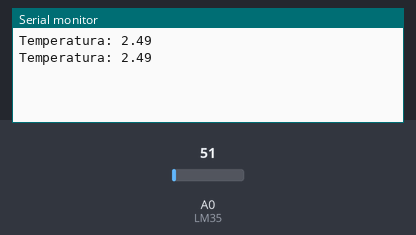
Recording of a sketch running on a simulated Arduino Uno, built with avr-gcc and run on an emulated ATmega328P. Shown: the last lines printed to the serial monitor. The inputs (shaded band) are chosen by the test bench; at power-on: A0 (LM35) = 51.

Above: at 2.8 s.
2.9 s: A0 (LM35) set to 61
At 4.3 s:
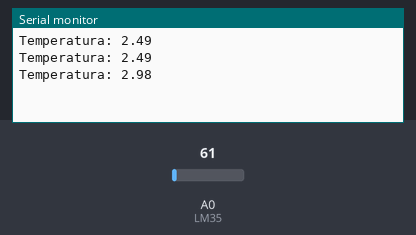
5.6 s: A0 (LM35) set to 71
At 7.1 s:
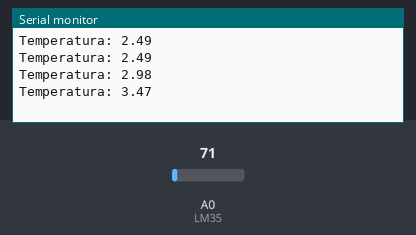
Timing chart, 0 to 8.6 s (numbered marks = the images above; inputs shaded):
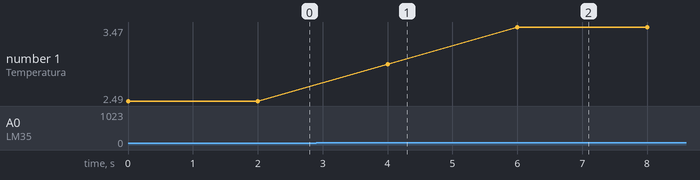

The sketch:

Temp.ino
```cpp
const int LM35 = A0;
float temperatura;

void setup() {
  Serial.begin(9600);
}

void loop() {
  temperatura = (float(analogRead(LM35))*5/(1023))/0.1;
  Serial.print("Temperatura: ");
  Serial.println(temperatura);
  delay(2000);
}
```

Measured:
- after the input at 2.9 s, the serial monitor: prints a new line after 1.1 s (image 1)
- after the input at 5.6 s, the serial monitor: prints a new line after 0.40 s (image 2)
- plotted number 1: 2.49 → 2.98 after the input at 2.9 s, 2.98 → 3.47 after the input at 5.6 s
